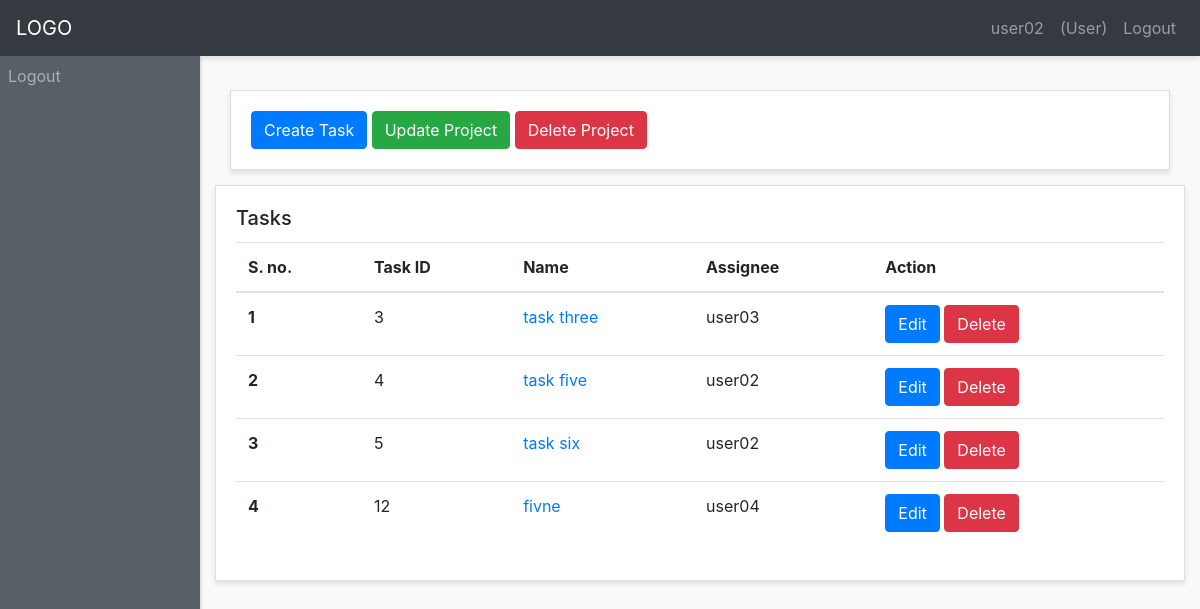
Page /project/1/ (signed in) on the committed database.
### tasks/models.py (models this page shows, shortened)
class Tasks(models.Model):
    name = models.CharField(max_length=200)
    discription =  models.TextField(blank=True, null=True)
    project = models.ForeignKey(Projects, on_delete=models.CASCADE)
    assigned_user = models.ForeignKey(User, on_delete=models.CASCADE,)
    def get_absolute_url(self):
        return "/task/%i/" % self.id

### projects/views.py (the view)
# urls.py: path('project/<int:pk>/',DetailProject.as_view(),name = "detail_project"),
class DetailProject(LoginRequiredMixin,DetailView):
    model = Projects
    template_name = 'projectDetail.html'
    def get_context_data(self, *args, **kwargs):
        context = super(DetailProject, self).get_context_data(*args, **kwargs)
        context['users'] = User.objects.exclude(username=self.request.user)
        context['tasks'] = Tasks.objects.filter(project = self.object)
        return context

### templates/projectDetail.html (shortened to what this page needs)
{% extends "layout.html" %}
{% block content %}
<div class="container-fluid">
        <div class="row">
                     <div class="col">
                        <div class="card">
                          <div class="card-body">
                                <button type="button" class="btn btn-primary" data-toggle="modal" data-target="#taskCreateModal">Create Task</button>
                                <button type="button" class="btn btn-success"  id="btn_edit">Update Project</button>
                                <button type="button" class="btn btn-danger" id="btn_delete">Delete Project</button>
                          </div>
                        </div>
                      </div>
        </div>
</div>
<div class="row">
        <div class="col">
            <div class="card">
                <div class="card-body">
                    <h5 class="card-title">Tasks</h5>
                    <table class="table">
                        <thead>
                            <tr>
                                <th scope="col">S. no.</th>
                                <th>Task ID</th>
                                <th>Name</th>
                                <th>Assignee</th>
                                <th>Action</th>
                            </tr>
                        </thead>
                        <tbody>
                            {% for task in tasks %}
                            <tr>
                                <th>{{forloop.counter}}</th>
                                <td>{{task.pk}}</td>
                                <td scope="row"><a href="{{ task.get_absolute_url }}">{{task.name}}</a></td>
                                <td>{{task.assigned_user}}</td>
                                <td>
                                        <button class="btn btn-primary btn-xs edit_task"  value="{{ task.pk }}">
                                                Edit
                                        </button>
                                    <button class="btn btn-danger btn-xs delete_task"  value="{{ task.pk }}">
                                      Delete
                                    </button>
                                </td>
                            </tr>
                            {% endfor %}
                        </tbody>
                    </table>
                </div>
            </div>
        </div>
    </div>
{% endblock content %}

### templates/layout.html (shortened to what this page needs)
{% load static from staticfiles %}
<!DOCTYPE html>
<html lang="en">
    <head>
        <link href="https://maxcdn.bootstrapcdn.com/bootstrap/4.0.0/css/bootstrap.min.css" rel="stylesheet" id="bootstrap-css">
    </head>
    <body>
        <div id="wrapper">
            <nav class="navbar header-top fixed-top navbar-expand-lg  navbar-dark bg-dark">
                <a class="navbar-brand" href="{% url 'dashboard' %}">LOGO</a>
                <div class="collapse navbar-collapse" id="navbarText">
                    <ul class="navbar-nav side-nav">
                      <li class="nav-item">
                        <a class="nav-link" href="{% url 'logout' %}">Logout</a>
                      </li>
                    </ul>
                    <ul class="navbar-nav ml-md-auto d-md-flex">
                      <li class="nav-item">
                        <a class="nav-link" href="#">
                                {{ request.user }}
                        </a>
                      </li>
                      <li class="nav-item">
                        <a class="nav-link" href="#">
                                {% if request.user.is_staff %}
                                    (Admin)
                                {% else %}
                                    (User)
                                {% endif %}
                        </a>
                      </li>
                      <li class="nav-item">
                        <a class="nav-link" href="{% url 'logout' %}">Logout</a>
                      </li>
                    </ul>
                </div>
            </nav>
            {% block content %}{% endblock content %}
        </div>
    </body>
</html>

### templates/layout.html (style rules this page uses)
body { background:#f9f9f9; }
#wrapper { padding:90px 15px; }
.navbar-expand-lg .navbar-nav.side-nav { flex-direction: column; }
.card { margin-bottom: 15px; border-radius:0; box-shadow: 0 3px 5px rgba(0,0,0,.1); }
.header-top { box-shadow: 0 3px 5px rgba(0,0,0,.1) }
@media (min-width:992px) { #wrapper { margin-left: 200px;padding: 90px 15px 15px; } }
@media (min-width:992px) { .navbar-nav.side-nav { background: #585f66;box-shadow: 2px 1px 2px rgba(0,0,0,.1);position:fixed;top:56px;flex-direction: column!important;left:0;width:200px;overflow-y:auto;bottom:0;overflow-x:hidden;padding-bottom:40px } }

### rows in the picture
Tasks: pk "3", name "task three", assigned_user "user03"
Tasks: pk "4", name "task five", assigned_user "user02"
Tasks: pk "5", name "task six", assigned_user "user02"
Tasks: pk "12", name "fivne", assigned_user "user04"

### other values in the picture
{{ request.user }} "user02"
